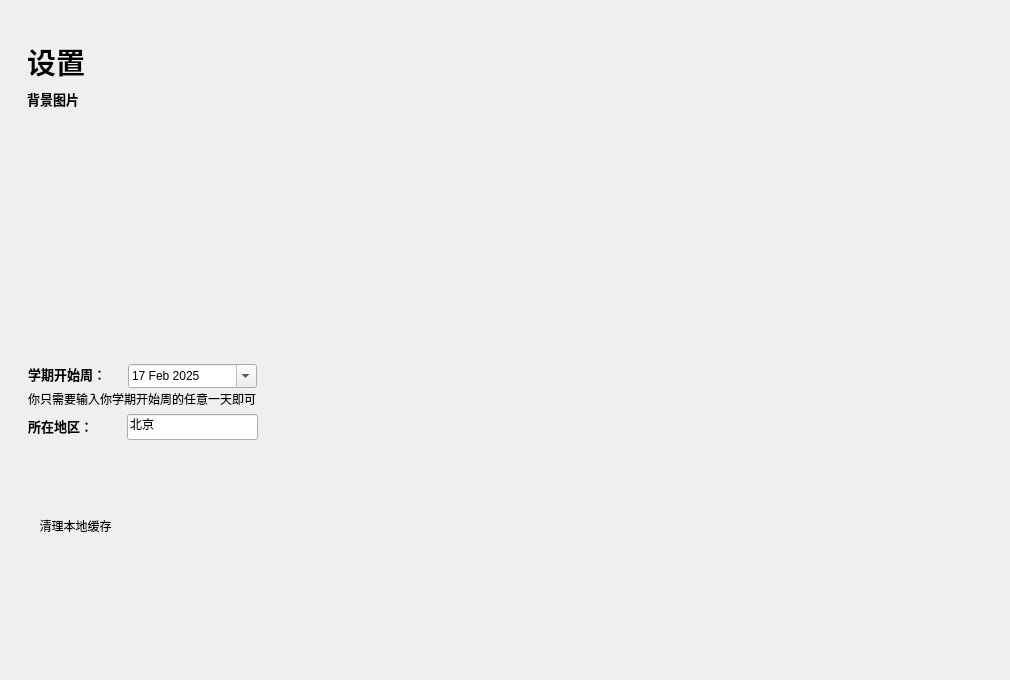
   <widget class="QWidget" name="page_2">
    <widget class="QWidget" name="setting_photo" native="true">
     <property name="geometry">
      <rect>
       <x>0</x>
       <y>0</y>
       <width>1001</width>
       <height>671</height>
      </rect>
     </property>
     <property name="styleSheet">
      <string notr="true">QWidget#setting_photo
{
image: url(:/Themes/Assets/Themes/backgrounds/beach/2560x1600.jpg);

}</string>
     </property>
     <widget class="QLabel" name="label_2">
      <property name="geometry">
       <rect>
        <x>27</x>
        <y>34</y>
        <width>61</width>
        <height>54</height>
       </rect>
      </property>
      <property name="font">
       <font>
        <family>微软雅黑</family>
        <pointsize>22</pointsize>
        <bold>true</bold>
       </font>
      </property>
      <property name="text">
       <string>设置</string>
      </property>
     </widget>
     <widget class="QLabel" name="label_3">
      <property name="geometry">
       <rect>
        <x>27</x>
        <y>88</y>
        <width>65</width>
        <height>21</height>
       </rect>
      </property>
      <property name="font">
       <font>
        <family>微软雅黑</family>
        <pointsize>10</pointsize>
        <bold>true</bold>
       </font>
      </property>
      <property name="text">
       <string>背景图片</string>
      </property>
     </widget>
     <widget class="QWidget" name="gridLayoutWidget">
      <property name="geometry">
       <rect>
        <x>28</x>
        <y>115</y>
        <width>587</width>
        <height>219</height>
       </rect>
      </property>
      <layout class="QGridLayout" name="setting_grid_layout">
       <item row="0" column="4">
        <widget class="QPushButton" name="pushButton_8">
         <property name="styleSheet">
          <string notr="true">QPushButton {
        background-color: transparent;
        border: none;
        border-radius: 6px;
        padding: 2px;
    }
    QPushButton:hover {
        background-color: rgba(255, 255, 255, 20);
    }
    QPushButton:checked {
        border: 2px solid #00CFFF;
        background-color: rgba(0, 207, 255, 30);
    }</string>
         </property>
         <property name="text">
          <string/>
         </property>
         <property name="icon">
          <iconset resource="res.qrc">
           <normaloff>:/Themes/Assets/Themes/backgrounds/fern/thumb.jpg</normaloff>:/Themes/Assets/Themes/backgrounds/fern/thumb.jpg</iconset>
         </property>
         <property name="iconSize">
          <size>
           <width>128</width>
           <height>128</height>
          </size>
         </property>
         <property name="checkable">
          <bool>false</bool>
         </property>
         <property name="checked">
          <bool>false</bool>
         </property>
        </widget>
       </item>
       <item row="0" column="5">
        <widget class="QPushButton" name="pushButton_0">
         <property name="styleSheet">
          <string notr="true">QPushButton {
        background-color: transparent;
        border: none;
        border-radius: 6px;
        padding: 2px;
    }
    QPushButton:hover {
        background-color: rgba(255, 255, 255, 20);
    }
    QPushButton:checked {
        border: 2px solid #00CFFF;
        background-color: rgba(0, 207, 255, 30);
    }</string>
         </property>
         <property name="text">
          <string/>
         </property>
         <property name="icon">
          <iconset resource="res.qrc">
           <normaloff>:/Themes/Assets/Themes/backgrounds/gradient/thumb.jpg</normaloff>:/Themes/Assets/Themes/backgrounds/gradient/thumb.jpg</iconset>
         </property>
         <property name="iconSize">
          <size>
           <width>128</width>
           <height>128</height>
          </size>
         </property>
         <property name="checkable">
          <bool>false</bool>
         </property>
         <property name="checked">
          <bool>false</bool>
         </property>
        </widget>
       </item>
       <item row="0" column="1">
        <widget class="QPushButton" name="pushButton_6">
         <property name="styleSheet">
          <string notr="true">QPushButton {
        background-color: transparent;
        border: none;
        border-radius: 6px;
        padding: 2px;
    }
    QPushButton:hover {
        background-color: rgba(255, 255, 255, 20);
    }
    QPushButton:checked {
        border: 2px solid #00CFFF;
        background-color: rgba(0, 207, 255, 30);
    }</string>
         </property>
         <property name="text">
          <string/>
         </property>
         <property name="icon">
          <iconset resource="res.qrc">
           <normaloff>:/Themes/Assets/Themes/backgrounds/beach/thumb.jpg</normaloff>:/Themes/Assets/Themes/backgrounds/beach/thumb.jpg</iconset>
         </property>
         <property name="iconSize">
          <size>
           <width>128</width>
           <height>128</height>
          </size>
         </property>
         <property name="checkable">
          <bool>false</bool>
         </property>
         <property name="checked">
          <bool>false</bool>
         </property>
        </widget>
       </item>
       <item row="0" column="3">
        <widget class="QPushButton" name="pushButton_5">
         <property name="styleSheet">
          <string notr="true">QPushButton {
        background-color: transparent;
        border: none;
        border-radius: 6px;
        padding: 2px;
    }
    QPushButton:hover {
        background-color: rgba(255, 255, 255, 20);
    }
    QPushButton:checked {
        border: 2px solid #00CFFF;
        background-color: rgba(0, 207, 255, 30);
    }</string>
         </property>
         <property name="text">
          <string/>
         </property>
         <property name="icon">
          <iconset resource="res.qrc">
           <normaloff>:/Themes/Assets/Themes/backgrounds/field/thumb.jpg</normaloff>:/Themes/Assets/Themes/backgrounds/field/thumb.jpg</iconset>
         </property>
         <property name="iconSize">
          <size>
           <width>128</width>
           <height>128</height>
          </size>
         </property>
         <property name="checkable">
          <bool>false</bool>
         </property>
         <property name="checked">
          <bool>false</bool>
         </property>
        </widget>
       </item>
       <item row="0" column="2">
        <widget class="QPushButton" name="pushButton_7">
         <property name="styleSheet">
          <string notr="true">QPushButton {
        background-color: transparent;
        border: none;
        border-radius: 6px;
        padding: 2px;
    }
    QPushButton:hover {
        background-color: rgba(255, 255, 255, 20);
    }
    QPushButton:checked {
        border: 2px solid #00CFFF;
        background-color: rgba(0, 207, 255, 30);
    }</string>
         </property>
         <property name="text">
          <string/>
         </property>
         <property name="icon">
          <iconset resource="res.qrc">
           <normaloff>:/Themes/Assets/Themes/backgrounds/desert/thumb.jpg</normaloff>:/Themes/Assets/Themes/backgrounds/desert/thumb.jpg</iconset>
         </property>
         <property name="iconSize">
          <size>
           <width>128</width>
           <height>128</height>
          </size>
         </property>
         <property name="checkable">
          <bool>false</bool>
         </property>
         <property name="checked">
          <bool>false</bool>
         </property>
        </widget>
       </item>
       <item row="1" column="1">
        <widget class="QPushButton" name="pushButton_9">
         <property name="styleSheet">
          <string notr="true">QPushButton {
        background-color: transparent;
        border: none;
        border-radius: 6px;
        padding: 2px;
    }
    QPushButton:hover {
        background-color: rgba(255, 255, 255, 20);
    }
    QPushButton:checked {
        border: 2px solid #00CFFF;
        background-color: rgba(0, 207, 255, 30);
    }</string>
         </property>
         <property name="text">
          <string/>
         </property>
         <property name="icon">
          <iconset resource="res.qrc">
           <normaloff>:/Themes/Assets/Themes/backgrounds/lighthouse/thumb.jpg</normaloff>:/Themes/Assets/Themes/backgrounds/lighthouse/thumb.jpg</iconset>
         </property>
         <property name="iconSize">
          <size>
           <width>128</width>
           <height>128</height>
          </size>
         </property>
         <property name="checkable">
          <bool>false</bool>
         </property>
         <property name="checked">
          <bool>false</bool>
         </property>
        </widget>
       </item>
       <item row="1" column="2">
        <widget class="QPushButton" name="pushButton_11">
         <property name="styleSheet">
          <string notr="true">QPushButton {
        background-color: transparent;
        border: none;
        border-radius: 6px;
        padding: 2px;
    }
    QPushButton:hover {
        background-color: rgba(255, 255, 255, 20);
    }
    QPushButton:checked {
        border: 2px solid #00CFFF;
        background-color: rgba(0, 207, 255, 30);
    }</string>
         </property>
         <property name="text">
          <string/>
         </property>
         <property name="icon">
          <iconset resource="res.qrc">
           <normaloff>:/Themes/Assets/Themes/backgrounds/safari/thumb.jpg</normaloff>:/Themes/Assets/Themes/backgrounds/safari/thumb.jpg</iconset>
         </property>
         <property name="iconSize">
          <size>
           <width>128</width>
           <height>128</height>
          </size>
         </property>
         <property name="checkable">
          <bool>false</bool>
         </property>
         <property name="checked">
          <bool>false</bool>
         </property>
        </widget>
       </item>
       <item row="1" column="3">
        <widget class="QPushButton" name="pushButton_10">
         <property name="styleSheet">
          <string notr="true">QPushButton {
        background-color: transparent;
        border: none;
        border-radius: 6px;
        padding: 2px;
    }
    QPushButton:hover {
        background-color: rgba(255, 255, 255, 20);
    }
    QPushButton:checked {
        border: 2px solid #00CFFF;
        background-color: rgba(0, 207, 255, 30);
    }</string>
         </property>
         <property name="text">
          <string/>
         </property>
         <property name="icon">
          <iconset resource="res.qrc">
           <normaloff>:/Themes/Assets/Themes/backgrounds/sea/thumb.jpg</normaloff>:/Themes/Assets/Themes/backgrounds/sea/thumb.jpg</iconset>
         </property>
         <property name="iconSize">
          <size>
           <width>128</width>
           <height>128</height>
          </size>
         </property>
         <property name="checkable">
          <bool>false</bool>
         </property>
         <property name="checked">
          <bool>false</bool>
         </property>
        </widget>
       </item>
       <item row="1" column="4">
        <widget class="QPushButton" name="pushButton_13">
         <property name="styleSheet">
          <string notr="true">QPushButton {
        background-color: transparent;
        border: none;
        border-radius: 6px;
        padding: 2px;
    }
    QPushButton:hover {
        background-color: rgba(255, 255, 255, 20);
    }
    QPushButton:checked {
        border: 2px solid #00CFFF;
        background-color: rgba(0, 207, 255, 30);
    }</string>
         </property>
         <property name="text">
          <string/>
         </property>
         <property name="icon">
          <iconset resource="res.qrc">
           <normaloff>:/Themes/Assets/Themes/backgrounds/tv_tower/thumb.jpg</normaloff>:/Themes/Assets/Themes/backgrounds/tv_tower/thumb.jpg</iconset>
         </property>
         <property name="iconSize">
          <size>
           <width>128</width>
           <height>128</height>
          </size>
         </property>
         <property name="checkable">
          <bool>false</bool>
         </property>
         <property name="checked">
          <bool>false</bool>
         </property>
        </widget>
       </item>
       <item row="1" column="5">
        <widget class="QPushButton" name="pushButton_12">
         <property name="styleSheet">
          <string notr="true">QPushButton {
        background-color: transparent;
        border: none;
        border-radius: 6px;
        padding: 2px;
    }
    QPushButton:hover {
        background-color: rgba(255, 255, 255, 20);
    }
    QPushButton:checked {
        border: 2px solid #00CFFF;
        background-color: rgba(0, 207, 255, 30);
    }</string>
         </property>
         <property name="text">
          <string/>
         </property>
         <property name="icon">
          <iconset resource="res.qrc">
           <normaloff>:/Themes/Assets/Themes/backgrounds/beach/thumb.jpg</normaloff>:/Themes/Assets/Themes/backgrounds/beach/thumb.jpg</iconset>
         </property>
         <property name="iconSize">
          <size>
           <width>128</width>
           <height>128</height>
          </size>
         </property>
         <property name="checkable">
          <bool>false</bool>
         </property>
         <property name="checked">
          <bool>false</bool>
         </property>
        </widget>
       </item>
      </layout>
     </widget>
     <widget class="QLabel" name="label_4">
      <property name="geometry">
       <rect>
        <x>28</x>
        <y>363</y>
        <width>85</width>
        <height>21</height>
       </rect>
      </property>
      <property name="font">
       <font>
        <family>微软雅黑</family>
        <pointsize>10</pointsize>
        <bold>true</bold>
       </font>
      </property>
      <property name="text">
       <string>学期开始周：</string>
      </property>
     </widget>
     <widget class="QDateEdit" name="dateEdit">
      <property name="geometry">
       <rect>
        <x>128</x>
        <y>364</y>
        <width>129</width>
        <height>24</height>
       </rect>
      </property>
      <property name="inputMethodHints">
       <set>Qt::InputMethodHint::ImhPreferNumbers</set>
      </property>
      <property name="readOnly">
       <bool>false</bool>
      </property>
      <property name="keyboardTracking">
       <bool>false</bool>
      </property>
      <property name="showGroupSeparator" stdset="0">
       <bool>true</bool>
      </property>
      <property name="calendarPopup">
       <bool>true</bool>
      </property>
      <property name="date">
       <date>
        <year>2025</year>
        <month>2</month>
        <day>17</day>
       </date>
      </property>
     </widget>
     <widget class="QLabel" name="label_5">
      <property name="geometry">
       <rect>
        <x>28</x>
        <y>388</y>
        <width>251</width>
        <height>22</height>
       </rect>
      </property>
      <property name="text">
       <string>你只需要输入你学期开始周的任意一天即可</string>
      </property>
     </widget>
     <widget class="QLabel" name="label_6">
      <property name="geometry">
       <rect>
        <x>28</x>
        <y>415</y>
        <width>85</width>
        <height>21</height>
       </rect>
      </property>
      <property name="font">
       <font>
        <family>微软雅黑</family>
        <pointsize>10</pointsize>
        <bold>true</bold>
       </font>
      </property>
      <property name="text">
       <string>所在地区：</string>
      </property>
     </widget>
     <widget class="QLineEdit" name="lineEdit_2">
      <property name="geometry">
       <rect>
        <x>127</x>
        <y>414</y>
        <width>131</width>
        <height>26</height>
       </rect>
      </property>
      <property name="text">
       <string>北京</string>
      </property>
      <property name="placeholderText">
       <string/>
      </property>
      <property name="clearButtonEnabled">
       <bool>false</bool>
      </property>
     </widget>
     <widget class="QPushButton" name="clear_temp_cache">
      <property name="geometry">
       <rect>
        <x>25</x>
        <y>514</y>
        <width>101</width>
        <height>23</height>
       </rect>
      </property>
      <property name="styleSheet">
       <string notr="true">background-color: transparent;</string>
      </property>
      <property name="text">
       <string>清理本地缓存</string>
      </property>
      <property name="flat">
       <bool>true</bool>
      </property>
     </widget>
    </widget>
   </widget>
